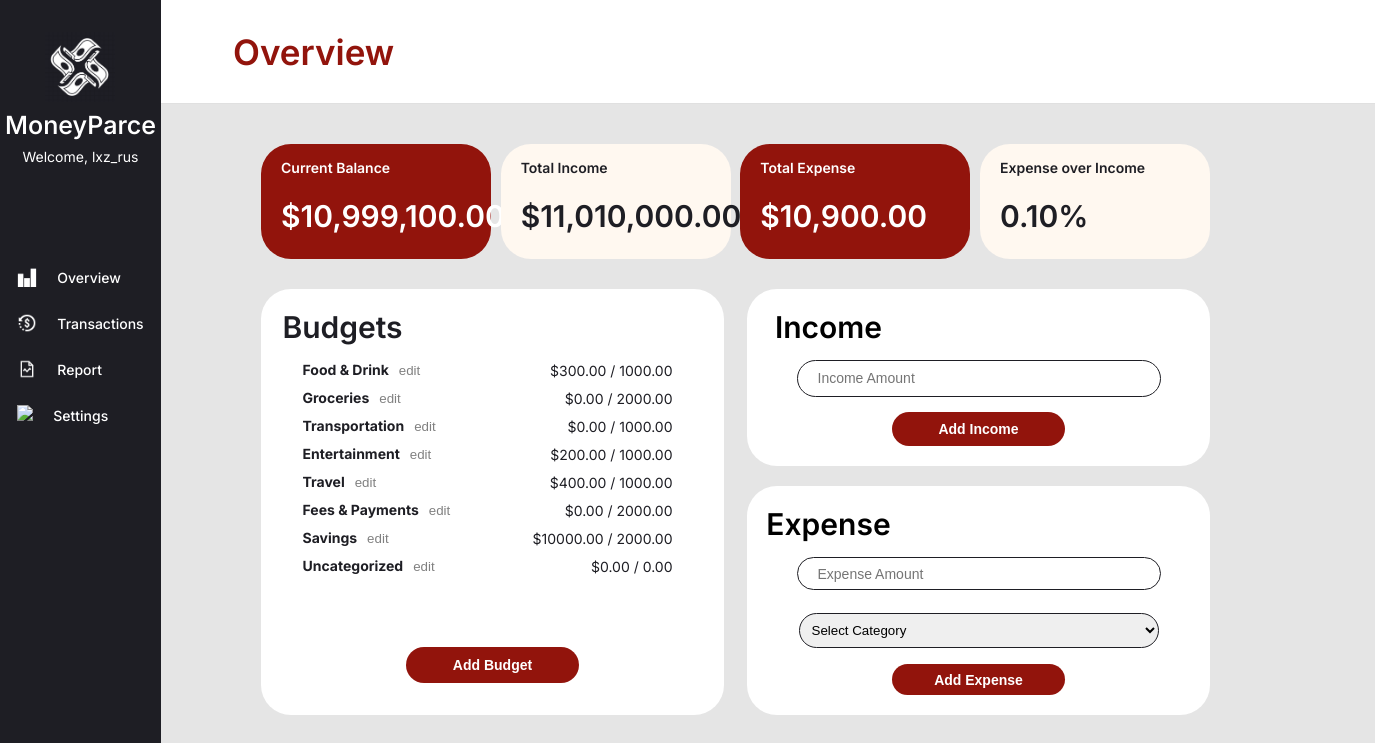
The page /dashboard/ (signed in) on the database its author committed.
### dashboard/models.py (models this page shows, shortened)
class Budget(models.Model):
    user         = models.ForeignKey(settings.AUTH_USER_MODEL,
                                     on_delete=models.CASCADE,
                                     null = True,
                                     related_name='budgets')
    name         = models.CharField(max_length=100)
    total_budget = models.DecimalField(max_digits=10, decimal_places=2)
    def expenses_total(self):
        return self.expenses.aggregate(total=Sum('amount'))['total'] or 0

### dashboard/views.py (the view, shortened to what this page needs)
# urls.py: path('', views.dashboard_view, name='dashboard'),
@login_required
def dashboard_view(request):
    incomes   = Income.objects.filter(user=request.user)
    expenses  = Expense.objects.filter(user=request.user)
    budgets   = Budget.objects.filter(user=request.user).order_by('id')
    total_income_raw      = sum(i.amount for i in incomes)
    total_expenses_raw    = sum(e.amount for e in expenses)
    remaining_balance_raw = total_income_raw - total_expenses_raw
    total_income      = total_income_raw
    total_expenses    = total_expenses_raw
    remaining_balance = remaining_balance_raw
    ctx = {
        'total_income'       : intcomma(total_income),
        'total_expenses'     : intcomma(total_expenses),
        'remaining_balance'  : intcomma(remaining_balance),
        'expense_over_income': f"{(total_expenses_raw / total_income_raw * 100):.2f}%"
                               if total_income_raw else "0.00%",
        'budgets'            : budgets,
    }
    return render(request, 'dashboard/dashboard.html', ctx)

### dashboard/templates/dashboard/dashboard.html (shortened to what this page needs)
{% extends 'base.html' %}
{% load static %}
{% block page_title %}
  Overview
{% endblock %}
{% block content %}
<div class="innerWrapper">
  <div class="totalContainer">
    <div class="totalRed">
      <div class="totalTitle">Current Balance</div>
      <div class="totalText">${{ remaining_balance }}</div>
    </div>
    <div class="totalBeige">
      <div class="totalTitle">Total Income</div>
      <div class="totalText">${{ total_income }}</div>
    </div>
    <div class="totalRed">
      <div class="totalTitle">Total Expense</div>
      <div class="totalText">${{ total_expenses }}</div>
    </div>
    <div class="totalBeige">
      <div class="totalTitle">Expense over Income</div>
      <div class="totalText">{{ expense_over_income }}</div>
    </div>
  </div>
  <div class="whiteBoxWrapper">
    <div class="whiteBox">
      <div class="whiteBoxTitle">Budgets</div>
      <ul class="budgetList">
        {% for budget in budgets %}
        <div class="budgetListDiv">
          <div>
            <strong>{{ budget.name }}</strong>
            <button class="smallLink"
                    onclick="editBudget('{{ budget.id }}',
                                        '{{ budget.name|escapejs }}',
                                        '{{ budget.total_budget }}')">
              edit
            </button>
          </div>
          <div>${{ budget.expenses_total|floatformat:2 }} / {{ budget.total_budget }}</div>
        </div>
        {% empty %}<div class="totalTitle">* No budgets yet.</div>{% endfor %}
      </ul>
      <button type="button" class="addBtn" onclick="toggleBudgetForm()">Add Budget</button>
    </div>
    <form method="POST">
      <div class="incomeBox">
        <div class="whiteBoxTitle">Income</div>
        <input class="inputBox" type="text" name="income_amount" placeholder="Income Amount">
        <button class="addBtn" type="submit" name="submit_income">Add Income</button>
      </div>
      <div class="expenseBox">
        <div class="whiteBoxTitle">Expense</div>
        <input class="inputBox" type="text" name="expense_amount" placeholder="Expense Amount">
        <select class="selectBox" name="expense_budget">
          <option value="">Select Category</option>
        </select>
        <button class="addBtn" type="submit" name="submit_expense">Add Expense</button>
      </div>
    </form>
  </div>
</div>
{% endblock content %}

### dashboard/templates/base.html (shortened to what this page needs)
<!DOCTYPE html>
<html>
{% load static %}
<head>
  <link rel="stylesheet"
        type="text/css"
        href="{% static 'css/style.css' %}" />
</head>
<body>
  <div class="sideBar">
    <div class="sideBarHeader">
      <img src="{% static 'img/logo.png' %}" style="height: 70px" />
      <div id="LogoName">MoneyParce</div>
      <div class="welcome">Welcome, {% if user.is_authenticated %}{{ user.username }}{% else %}User{% endif %}</div>
    </div>
    <div class="navigator">
      <a class="sideBarText" href="{% url 'dashboard' %}">
        <div class="navDiv">
          <img src="{% static 'img/overview.png' %}" style="height: 20px; margin-right: 20px;" />
          <div class="sideBarText">Overview</div>
        </div>
      </a>
      <a class="sideBarText" href="{% url 'transactions_history' %}">
        <div class="navDiv">
          <img src="{% static 'img/tran.png' %}" style="height: 20px; margin-right: 20px;" />
          <div class="sideBarText">Transactions</div>
        </div>
      </a>
      <a class="sideBarText" href="{% url 'budget_summary' %}">
        <div class="navDiv">
          <img src="{% static 'img/report.png' %}" style="height: 20px; margin-right: 20px;" />
          <div class="sideBarText">Report</div>
        </div>
      </a>
      <a class="sideBarText" href="{% url 'settings' %}">
        <div class="navDiv">
          <img src="{% static 'img/settings.png' %}" style="height: 20px; margin-right: 20px;" />
          <div class="sideBarText">Settings</div>
        </div>
      </a>
        </div>
    </div>
    <div class="mainWrapper">
      <div class="header">
        <div class="pageTitle">{% block page_title %}{% endblock %}</div>
      </div>
        {% block content %} {% endblock content %}
    </div>
</body>
</html>

### dashboard/static/css/style.css (style rules this page uses)
body { font-family: "Inter", sans-serif; background-color: #e5e5e5; display: flex; flex-direction: row; margin:0; }
.sideBar { background-color: #1E1E24; display:flex; flex-direction: column; align-items: center; color: white; width: 400px; height:100vh; }
.sideBarHeader { display: flex; flex-direction: column; align-items: center; justify-content: center; text-align: center; margin-top: 2rem; margin-bottom: 100px; }
.sideBarText { margin-top: 2px; font-size: 14px; color: white; text-decoration: none; font-weight: 500; transition: 0.4s; cursor: pointer; }
#LogoName { margin: 0.5rem 0; font-weight: 550; font-size: 25px; }
.welcome { font-size: 14px; }
.navigator { height: 160px; display:flex; flex-direction: column; justify-content: space-between; align-items: flex-start; }
.navDiv { display:flex; flex-direction: row; justify-content: center; align-items: flex-start; }
.header { background-color: white; height: 71px; width: 1150px; display: flex; flex-direction: row; align-items: center; }
.pageTitle { font-weight: 600; font-size: 35px; color:#92140C; margin-left: 40px; }
.innerWrapper { padding: 30px; margin-top: 10px; margin-left: 70px; }
.totalContainer { display: flex; flex-direction: row; align-items: center; justify-content: space-between; margin-bottom: 30px; width: 949px; }
.totalRed { width: 230px; height: 115px; border-radius: 30px; background-color: #92140C; color: white; font-weight: 600; display:flex; flex-direction: column; }
.totalBeige { width: 230px; height: 115px; border-radius: 30px; background-color: #FFF8F0; color: #1E1E24; font-weight: 600; display:flex; flex-direction: column; }
.totalTitle { margin-top: 15px; margin-bottom: 22px; padding-left: 20px; font-size: 14px; }
.totalText { padding-left: 20px; font-size: 30px; }
.whiteBoxWrapper { display:flex; flex-direction: row; justify-content: space-between; align-items: center; width: 949px; }
.whiteBox { background-color: white; color: #1E1E24; border-radius: 30px; width: 463px; height: 426px; display:flex; flex-direction: column; align-items: center; }
.whiteBoxTitle { font-size: 30px; font-weight: 600; margin-top: 20px; margin-right: 300px; }
.budgetList { height: 270px; width: 370px; margin-right: 50px; }
.budgetListDiv { font-size: 14px; margin-bottom: 10px; display:flex; flex-direction: row; justify-content: space-between; align-items: center; }
.addBtn { width: 173px; height: 36px; font-size:14px; font-weight:600; background-color: #92140C; color: white; border-radius: 30px; border: none; cursor: pointer; margin-bottom: 20px; }
.smallLink { border: none; background-color: white; color: grey; }
select { width: 100%; padding: 0.5rem; margin-top: 0.5rem; margin-bottom: 1rem; border: 1px solid #ccc; border-radius: 6px; }
.incomeBox { background-color: white; width: 463px; height: 177px; border-radius: 30px; display:flex; flex-direction: column; align-items: center; margin-bottom: 20px; }
.inputBox { width: 340px; height: 35px; font-size:14px; border-radius: 30px; margin-top: 15px; margin-bottom: 15px; padding-left: 20px; border: 1px solid #1E1E24; }
.expenseBox { width: 463px; height: 229px; border-radius:30px; background-color: white; display:flex; flex-direction: column; align-items: center; }
.selectBox { width: 360px; height: 35px; border-radius: 30px; border: 1px solid #1E1E24; }
.header { background-color: white; padding: 1rem 2rem; border-bottom: 1px solid #e0e0e0; }

### rows shown on the page
Budget: name "Food & Drink", expenses_total "300.00", total_budget "1000.00"
Budget: name "Groceries", expenses_total "0.00", total_budget "2000.00"
Budget: name "Transportation", expenses_total "0.00", total_budget "1000.00"
Budget: name "Entertainment", expenses_total "200.00", total_budget "1000.00"
Budget: name "Travel", expenses_total "400.00", total_budget "1000.00"
Budget: name "Fees & Payments", expenses_total "0.00", total_budget "2000.00"
Budget: name "Savings", expenses_total "10000.00", total_budget "2000.00"
Budget: name "Uncategorized", expenses_total "0.00", total_budget "0.00"

### other values the page prints
{{ user.username }} "lxz_rus"
{{ remaining_balance }} "10,999,100.00"
{{ total_income }} "11,010,000.00"
{{ total_expenses }} "10,900.00"
{{ expense_over_income }} "0.10%"
